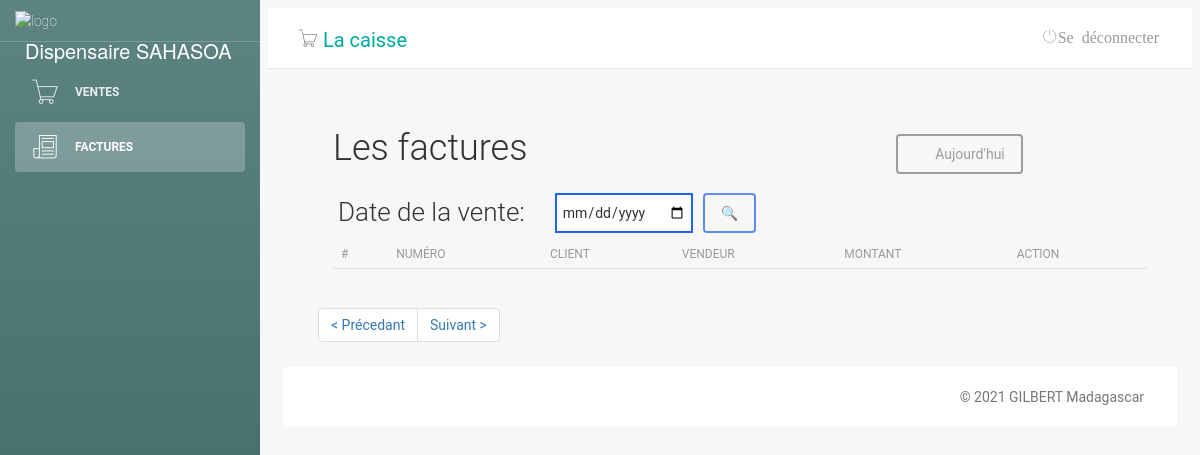
The app's page /invoices.php, older data.
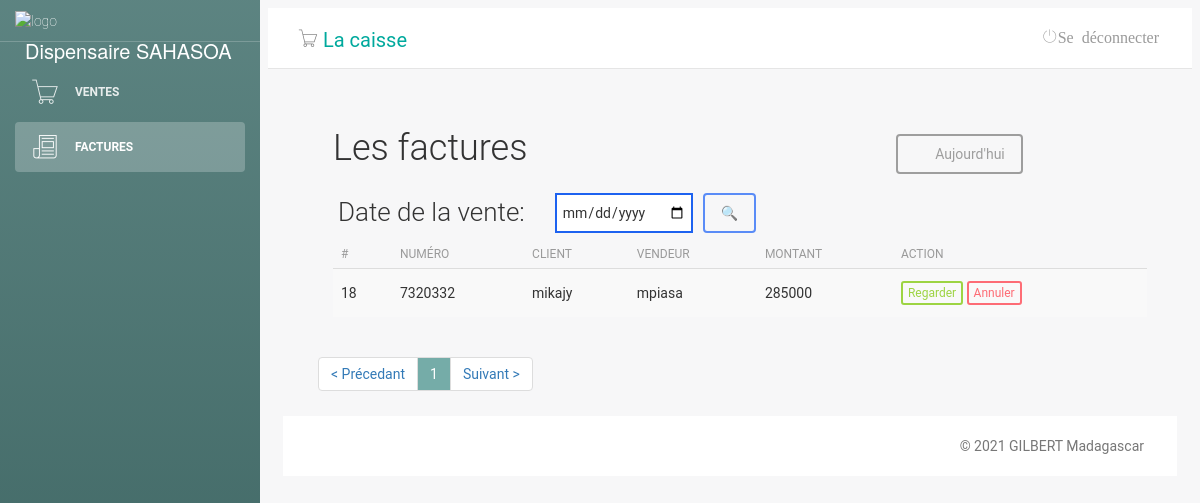
The same page, newer data.
### tables this page shows
CREATE TABLE "tb_ventes" (
	"id"	INTEGER,
	"prix"	varchar(11),
	"date"	date,
	"vendeur"	varchar(55),
	"client"	varchar(55) DEFAULT NULL,
	"n_NotaFiscal"	int(11),
	"paiment"	varchar(55),
	"mois"	TEXT,
	"an"	TEXT,
	"benefice"	NUMERIC,
	"states"	INTEGER,
	PRIMARY KEY("id" AUTOINCREMENT)
);

### invoices.php (the view, shortened to what this page needs)
<?php
include('classes/Mysql.php');
?>
<!doctype html>
<html lang="pt-br">
<head>
    <link href="css/bootstrap.min.css" rel="stylesheet" />
    <link href="css/animate.min.css" rel="stylesheet" />
    <link href="css/light-bootstrap-dashboard.css?v=1.4.0" rel="stylesheet" />
    <link href="css/demo.css" rel="stylesheet" />
    <link href="css/style.css" rel="stylesheet">
    <link href="css/font-awesome.min.css" rel="stylesheet">
    <link href='css/css' rel='stylesheet' type='text/css'>
    <link href="css/pe-icon-7-stroke.css" rel="stylesheet" />
</head>
<body>
    <div class="wrapper">
        <div class="sidebar" data-image="img/aa.jpg" style="background-color: #00ffee;">
            <div class="sidebar-wrapper">
                <div class="logo">
                    <img src="img/farmacia-logo.png" alt="logo" width="60px">
                    <p>Dispensaire SAHASOA</p>
                </div>
                <ul class="nav">
                    <li>
                        <a href="sales.php">
                            <i class="pe-7s-cart"></i>
                            <p>Ventes</p>
                        </a>
                    </li>
                    <li class="active">
                        <a href="#">
                            <i class="pe-7s-news-paper"></i>
                            <p>Factures</p>
                        </a>
                    </li>
                </ul>
            </div>
        </div>
        <div class="main-panel">
            <nav class="navbar navbar-default navbar-fixed">
                <div class="container-fluid">
                    <div class="navbar-header">
                        <div class="navbar-brand"> <i class="pe-7s-cart"></i> <a href="caisse/index.php" style="color: #00a99d;text-decoration: none;">La caisse</a></div>
                    </div>
                    <div class="collapse navbar-collapse">
                        <ul class="nav navbar-nav navbar-right">
                            <li>
                                <a href="logout.php">
                                    <i class="pe-7s-power">Se déconnecter</i>
                                </a>
                            </li>
                        </ul>
                    </div>
                </div>
            </nav>
            <div class="content">
                <div class="container-fluid">
                    <div class="row">
                        <?php
                        if (isset($_GET['date_invoice'])) {
                            $date = $_GET['date_invoice'];
                            $date = date_parse($date);
                            $day = $date['day'];
                            if ($day < 10) {
                                $day = '0' . $day;
                            }
                            $month = $date['month'];
                            $year = $date['year'];
                            $year = substr($year, 2);
                            $date = $month . '/' . $day . '/' . $year;
                        } else {
                            $date = date('m/d/y');
                        }
                        $numRows = 0;
                        $itemsPerPage = 30;
                        $totalItemReq = $db->query("SELECT id FROM tb_ventes WHERE date = '$date'");
                        while ($row = $totalItemReq->fetch(SQLITE3_ASSOC)) {
                            ++$numRows;
                        }
                        $totalItem = $numRows;
                        $totalPages = ceil($totalItem / $itemsPerPage) + 1;
                        if (isset($_GET['page']) and !empty($_GET['page']) and $_GET['page'] > 0 and $_GET['page'] <= $totalItem) {
                            $_GET['page'] = intval($_GET['page']);
                            $currentPage = $_GET['page'];
                        } else {
                            $currentPage = 1;
                        }
                        $begin = ($currentPage - 1) * $itemsPerPage;
                        $sql = $db->prepare("SELECT * FROM tb_ventes WHERE date = '$date'");
                        $sql->execute();
                        $andranas = $sql->fetchAll();
                            $sql = $db->prepare("SELECT * FROM `tb_ventes` WHERE date = '$date' LIMIT $begin,$itemsPerPage");
                        $sql->execute();
                        $produtos = $sql->fetchAll();
                        ?>
                        <div class="lista-cliente">
                            <div id="top" class="row">
                                <div class="col-sm-8">
                                    <h2>Les factures</h2>
                                </div>
                                <div class="col-sm-4" style="margin-top: 35px;">
                                    <a class="btn btn-default" href="invoices.php"><i class="fa fa-refresh"></i> Aujourd'hui</a>
                                </div>
                            </div>
                            <div class="row">
                                <table style="position: absolute; margin-left:20px;">
                                    <td>
                                        <h4 id="total1">Date de la vente:</h4>
                                    </td>
                                    <form action="#" method="get">
                                        <div align="right">
                                            <td>
                                                <input type="date" name="date_invoice" size="1" style="margin:0 10px 0 20px; height: 40px; padding: 5px; border: 2px solid #1D62F0;">
                                            </td>
                                            <td>
                                                <button class="btn btn-primary" type="submit">🔍</button>
                                            </td>
                                        </div>
                                    </form>
                                </table>
                            </div>
                            <div id="list" class="row">
                                <div class="table-responsive col-md-12">
                                    <table class="table table-striped" cellspacing="0" cellpadding="0">
                                        <thead>
                                            <tr>
                                                <th>#</th>
                                                <th>Numéro</th>
                                                <th>Client</th>
                                                <th>Vendeur</th>
                                                <th>montant</th>
                                                <th class="actions">Action</th>
                                            </tr>
                                        </thead>
                                        <tbody>
                                            <tr>
                                                <?php foreach ($produtos as $value) : ?>
                                                    <td><?php echo $value['id'] ?></td>
                                                    <td><?php echo $value['n_NotaFiscal'] ?></td>
                                                    <td><?php echo $value['client'] ?></td>
                                                    <td><?php echo $value['vendeur'] ?></td>
                                                    <td><?php echo ($value['prix']) ?></td>
                                                    <td class="actions">
                                                        <a class="btn btn-success btn-xs" href="invoice-detail.php?client=<?=$value['client']?>&vendeur=<?=$value['vendeur']?>&total=<?=($value['prix'])?>&numero=<?=($value['n_NotaFiscal'])?>">Regarder</a>
                                                        <a class="btn btn-danger btn-xs" href="invoice-cancel.php?client=<?=$value['client']?>&vendeur=<?=$value['vendeur']?>&total=<?=($value['prix'])?>&numero=<?=($value['n_NotaFiscal'])?>">Annuler</a>
                                                    </td>
                                            </tr>
                                        <?php
                                                endforeach;
                                        ?>
                                        </tbody>
                                    </table>
                                </div>
                                <div id="bottom" class="row">
                                    <div class="col-md-12">
                                        <ul class="pagination">
                                            <?php if ($currentPage != 1) {
                                                $prev = $currentPage - 1;
                                                echo '<li class="prev"><a href="?pg=sales&page=' . ($prev) . '" rel="next">&lt; Précedant</a></li>';
                                            } else {
                                                echo '<li><a href="#">&lt; Précedant</a></li>';
                                            }
                                            ?>
                                            <?php for ($i = 1; $i < $totalPages; $i++) {
                                                if ($i == $currentPage) {
                                                    echo '<li><a  style="background-color: #75aca8; color:white;" href="#">' . $i . '</a></li>';
                                                } else {
                                                    echo '<li><a href="?pg=sales&page=' . $i . '">' . $i . '</a></li>';
                                                }
                                            } ?>
                                            <?php if ($currentPage < ($totalPages - 1)) {
                                                echo '<li class="next"><a href="?pg=sales&page=' . (++$currentPage) . '" rel="next">Suivant &gt;</a></li>';
                                            } else {
                                                echo '<li class="next"><a href="#" rel="next">Suivant &gt;</a></li>';
                                            }
                                            ?>
                                        </ul>
                                    </div>
                                </div>
                            </div>
                        </div>
                    </div>
                </div>
                <footer class="footer">
                    <div class="container-fluid">
                        <p class="copyright pull-right">
                            &copy;
                            GILBERT Madagascar
                        </p>
                    </div>
                </footer>
            </div>
        </div>
</body>
</html>

### css/style.css (style rules this page uses)
.lista-cliente { margin-left: 50px; }
.lista-cliente h4 { font-size: 26px; padding-right: 10px; }

### invoices.php (style rules this page uses)
#total1 { margin-top: 13px; }
#list { margin-top: 50px; }

Row changes from the older to the newer data that the page shows:
now on this page (row edited): tb_ventes: id "18", n_NotaFiscal "7320332", client "mikajy", vendeur "mpiasa", prix "285000"
Text that changed along with them:
new list line: "1"
